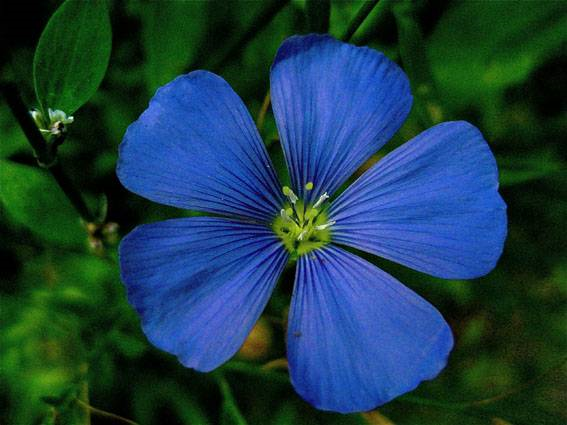
#> input picture FlorAzul.png, 567 x 425 px
$ jupyter execute --allow-errors PDI_Murrie_Practica_3.ipynb   (shell and % lines are left out)
#> lines starting #> are read from the running program, lines starting #| are printed output that depends on the picture
[cell 1]
import imageio                                          #Se importan las librecias a utilizar
import numpy as np
import matplotlib.pyplot as plt

[cell 2]
M_YIQ = np.array([[0.299   , 0.587    ,     0.114],    #Se cargan las matrices de convesion
                  [0.595716, -0.274453, -0.321263],    # RGB a YIQ
                  [0.211456, -0.522591, 0.311135]])

M_RGB = np.array([[1, 0.9563 ,  0.6210],               # YIQ a RGB
                  [1, -0.2721, -0.6474],
                  [1, -1.1070, 1.7046]])

def apply_matrix(img, M):                              # Funcion que reacomoda el formato
    return np.matmul(img.reshape((-1,3)), M.T).reshape(img.shape)

def rgb2yiq(img):                                      # Funcion que aplica la conversion rga a yiq
    return apply_matrix(img, M_YIQ)

def yiq2rgb(img):                                      # Funcion que aplica la conversion yiq a rgb
    return apply_matrix(img, M_RGB)

def plot_hist(im, bins, ax, cumulative=False):         # Funcion que grafica el histograma de una imagen
    counts, borders = np.histogram(im if im.ndim==2 else rgb2yiq(im)[...,0], bins=bins, range=(0,1))
    ax.bar(range(len(counts)), np.cumsum(counts) if cumulative else counts)
    plt.xticks(ax.get_xticks(), labels=np.round(ax.get_xticks()/bins,2))
    plt.grid(alpha=0.3)

[cell 3]
img_rgb = imageio.imread('FlorAzul.png')[:,:,0:3]/255          # Se carga y normaliza entre 0 y 1 una imagen

#img_yiq = (apply_matrix(img_rgb, M_YIQ))
#img_yiq[:,:,0] = img_yiq[:,:,0]*2
#img_rgb = apply_matrix(img_yiq, M_RGB)

fig, axes = plt.subplots(1, 2, figsize=(15,5))                 # Configuracion del ploteo
axes[0].imshow(np.clip(img_rgb,0,1))                           # Se muestra la imagene original
plot_hist(img_rgb, 50, axes[1])                                # Se muestra el histograma original
#> in apply_matrix, `return np.matmul(img.reshape((-1,3)), M.T).reshape(img.shape)`:
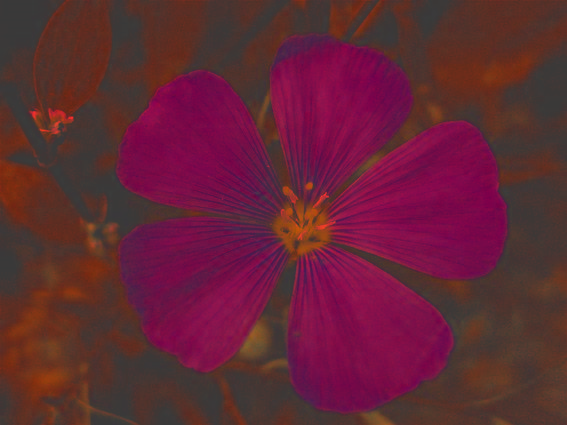
#> returned value: shape (425, 567, 3) float64; mean of channels 0, 1, 2 0.204, -0.0941, -0.0129; drawn with min black and max white
#> in plot_hist, `counts, borders = np.histogram(im if im.ndim==2 else rgb2yiq(im)[...,0..`: counts = 50 values, max 14733 at index 7, min 0 at index 48, mean 4819.5; borders = 51 values from 0 to 1
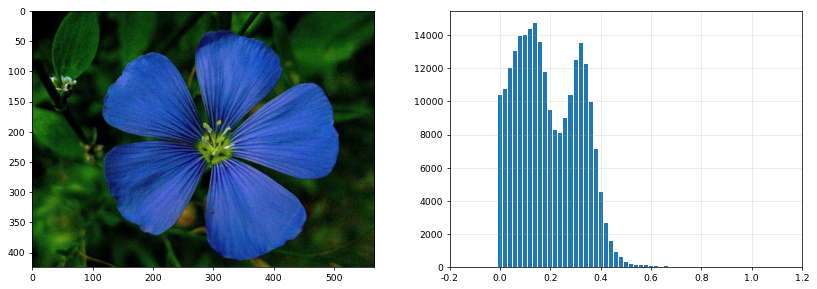
#> figure drawn by matplotlib, 2 panels; panel 2: tallest bar 14733 high, from x = 6.6 to 7.4

[cell 4]
img_gray = rgb2yiq(img_rgb)[:,:,0]    #Se separa la luminancia de la imagen
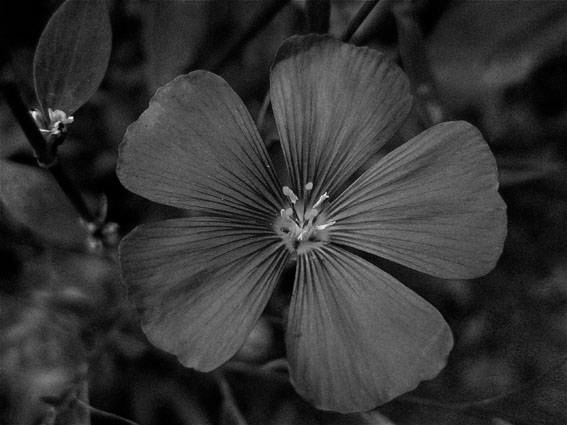
#> img_gray: shape (425, 567) float64; min 0, max 0.984, mean 0.204
inMin = img_gray.min()                #Se definen los valoes maximos y minimos de entrada y salida
#> inMin = 0
inMaX = 0.45 #img_gray.max()
outMin = 0
outMax = 1

img = np.zeros(img_gray.shape)        #Se crea una matriz del tamaño de la imagen original

img =np.divide(np.multiply((img_gray-inMin), (outMax - outMin)) , (inMaX)) + outMin  #Se aplica la formula normalizadora

img_1 = rgb2yiq(img_rgb)              #Se genera una nueva matriz a partir de la original
img_1[:,:,0] = img                    #Se reemplaza el canal y
#> img_1: shape (425, 567, 3) float64; mean of channels 0, 1, 2 0.452, -0.0941, -0.0129
img_rgb1 = yiq2rgb(img_1)
#> in apply_matrix (call 4), `return np.matmul(img.reshape((-1,3)), M.T).reshape(img.shape)`:
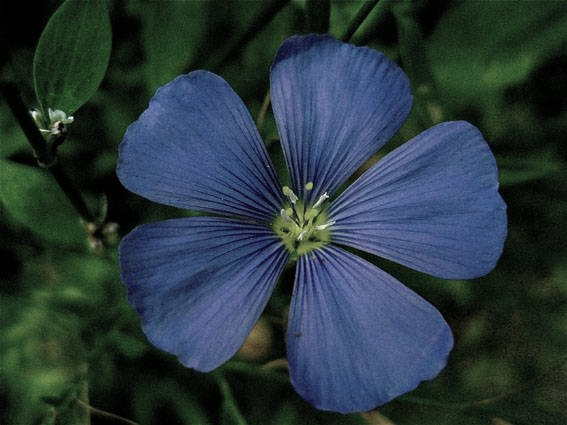
#> returned value: shape (425, 567, 3) float64; mean of channels 0, 1, 2 0.354, 0.486, 0.535; drawn with min black and max white

fig, axes = plt.subplots(1, 2, figsize=(15,5))  #Se plotenan resultados
axes[0].imshow(np.clip(img_rgb1,0,1))
plot_hist(img_rgb1, 50, axes[1])
#> in apply_matrix (call 5), `return np.matmul(img.reshape((-1,3)), M.T).reshape(img.shape)`:
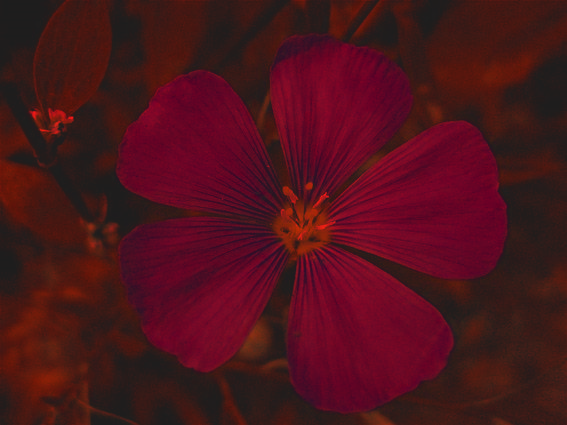
#> returned value: shape (425, 567, 3) float64; mean of channels 0, 1, 2 0.452, -0.0941, -0.0129; drawn with min black and max white
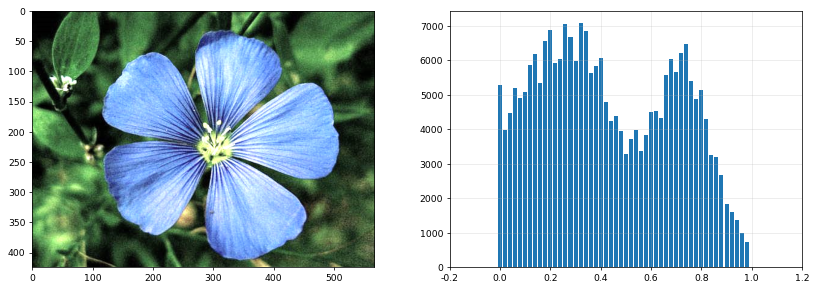
#> figure drawn by matplotlib, 2 panels; panel 2: tallest bar 7088 high, from x = 15.6 to 16.4

[cell 5]
img_gray = rgb2yiq(img_rgb)[:,:,0]
inMin = 0

inMaX = np.percentile(img_gray,50)    #En esta oportunidad se toman los valores de luminancia que
#> inMaX = 0.185
outMin = 0                            # entren en el rango percentil que definamos en esa funcion,
outMax = 1                            # el resto es basicamente la misma funcion previa

img = np.zeros(img_gray.shape)

# Sabiendo el minimo y el máximo, aplicar una funcion
# que "estire" el historgrama desde 0 a 1.

img =np.divide(np.multiply((img_gray-inMin), (outMax - outMin)) , (inMaX)) + outMin

img_1 = rgb2yiq(img_rgb)
img_1[:,:,0] = img
#> img_1: shape (425, 567, 3) float64; mean of channels 0, 1, 2 1.1, -0.0941, -0.0129
img_rgb1 = yiq2rgb(img_1)
#> in apply_matrix (call 8), `return np.matmul(img.reshape((-1,3)), M.T).reshape(img.shape)`:
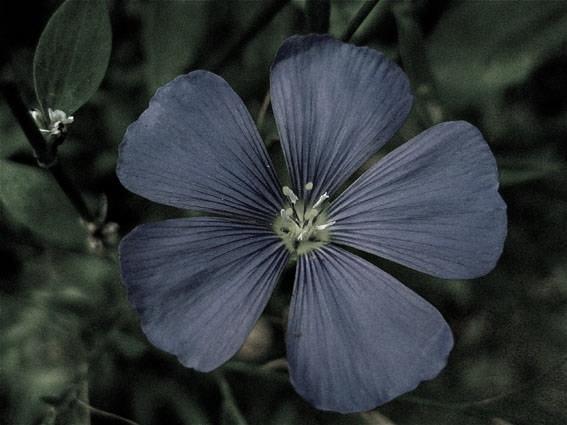
#> returned value: shape (425, 567, 3) float64; mean of channels 0, 1, 2 1, 1.13, 1.18; drawn with min black and max white

fig, axes = plt.subplots(1, 2, figsize=(15,5))
axes[0].imshow(np.clip(img_rgb1,0,1))
plot_hist(img_rgb1, 50, axes[1])
#> in apply_matrix (call 9), `return np.matmul(img.reshape((-1,3)), M.T).reshape(img.shape)`:
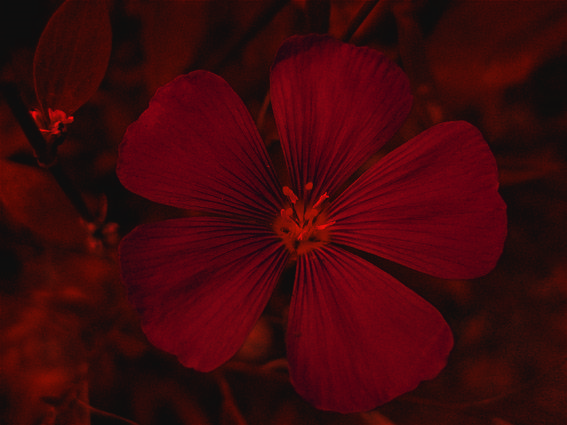
#> returned value: shape (425, 567, 3) float64; mean of channels 0, 1, 2 1.1, -0.0941, -0.0129; drawn with min black and max white
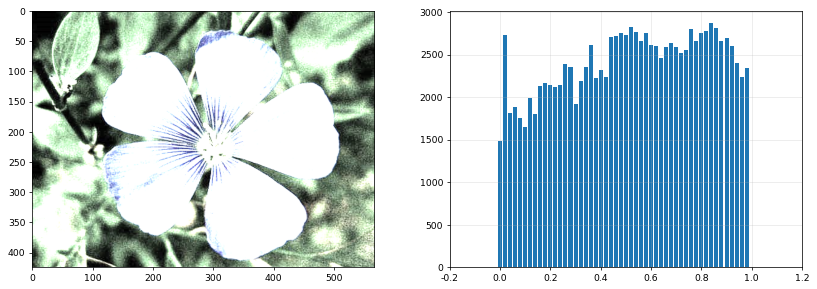
#> figure drawn by matplotlib, 2 panels; panel 2: tallest bar 2872 high, from x = 41.6 to 42.4

$ run again, with Cielo2.png copied over FlorAzul.png
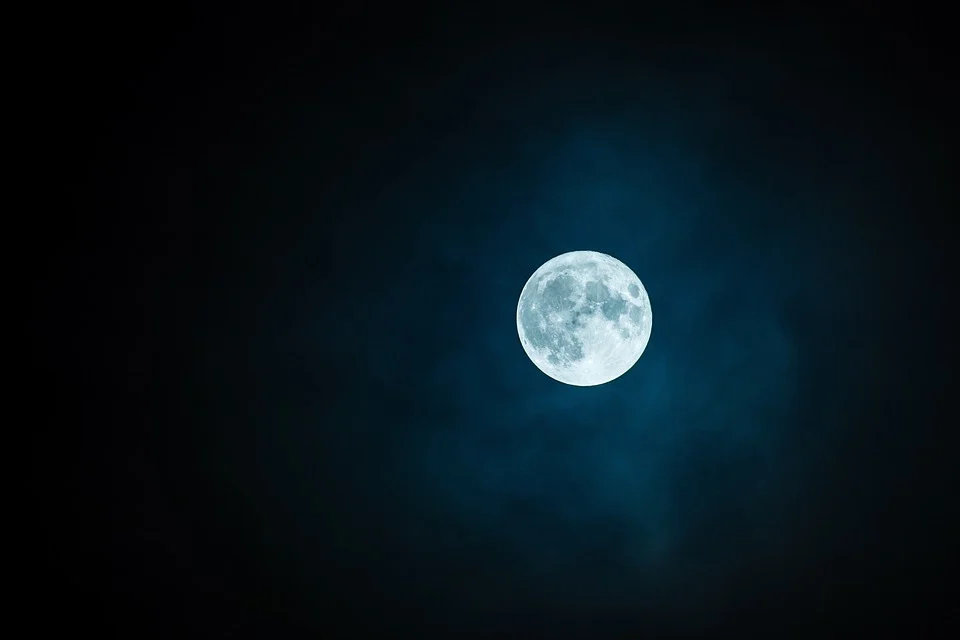
#> input picture Cielo2.png, 960 x 640 px
#> counts = 50 values, max 175730 at index 0, min 5 at index 15, mean 12288; borders = 51 values from 0 to 1
#> inMin = 0
#> in apply_matrix (call 5), `return np.matmul(img.reshape((-1,3)), M.T).reshape(img.shape)`:
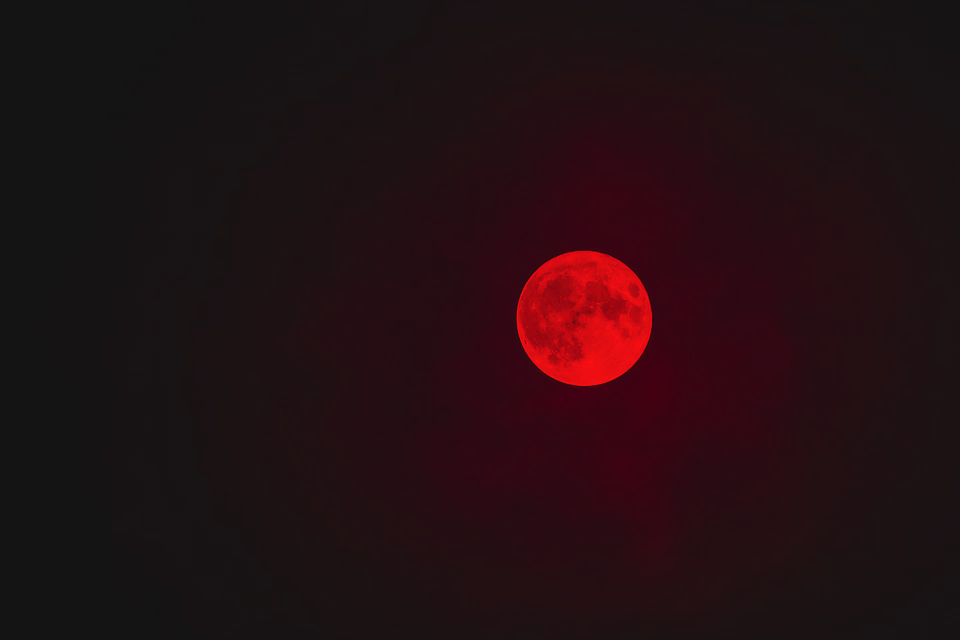
#> returned value: shape (640, 960, 3) float64; mean of channels 0, 1, 2 0.15, -0.038, -0.00252; drawn with min black and max white
#> inMaX = 0.0422
#> `[cell 5] img_gray = rgb2yiq(img_rgb)[:,:,0] inMin = 0  inMaX = np.perc..`:
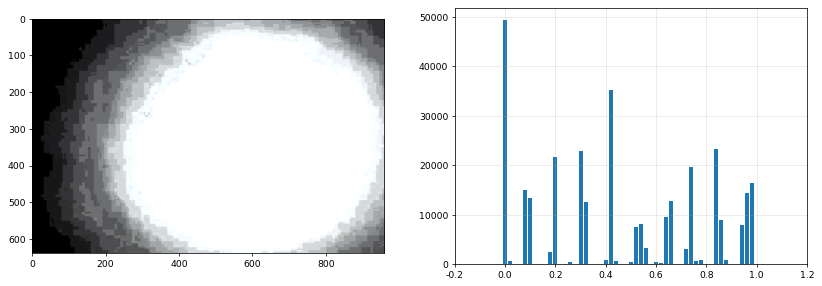
#> figure drawn by matplotlib, 2 panels; panel 2: tallest bar 49393 high, from x = -0.4 to 0.4
